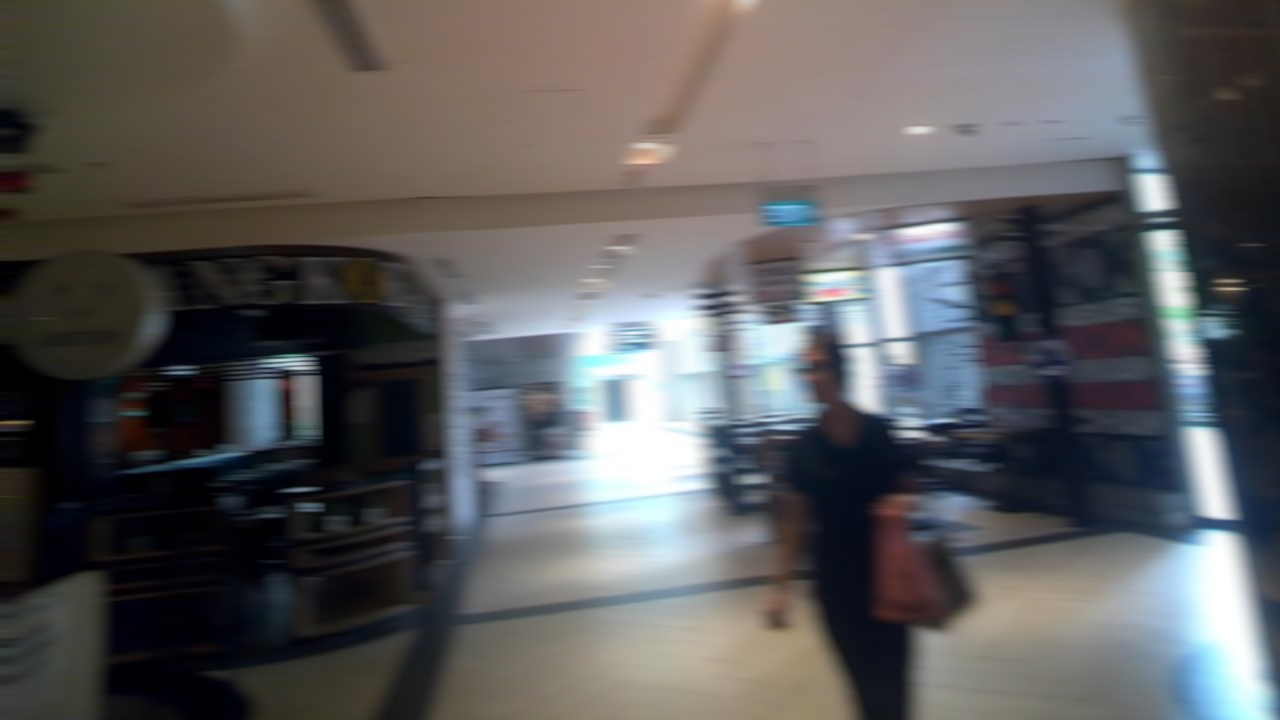
#> input picture datasets/icdar2015/test_images/img_103.jpg, 1280 x 720 px
$ python -i random_motion_blur.py   (imports and definitions only)   (Python 2 division)
#> lines starting #> are read from the running program, lines starting #| are printed output that depends on the picture


import math
import numpy as np
import cv2


# [93 lines left out: functions _srgb_to_linear, _linear_to_srgb, _profile_weights, _one_sided_horizontal_kernel, _apply_motion_blur, not called in this run]

class RandomMotionBlur:
    def __init__(self,
                 p_clean=0, p_mild=0, p_med=0, p_heavy=1,
                 mild=(1,10), med=(1,15), heavy=(16,30),
                 profile="gaussian", gamma_aware=True, antialias=True, seed=None,
                 **kwargs):
        kwargs.pop('class', None)
        kwargs.pop('type', None)

        ps = np.array([p_clean, p_mild, p_med, p_heavy], np.float32)
        self.p_cum = np.cumsum(ps / (ps.sum() + 1e-8))
        self.bins = [None, mild, med, heavy]
        self.profile, self.gamma_aware, self.antialias = profile, gamma_aware, antialias
        self.rng = np.random.RandomState(seed)

        self._kernel_cache = {}

    # [6 lines left out: function _sample_length, not called in this run]

    def __call__(self, data):
        img = data['image']
        r = self.rng.rand()
        idx = int(np.searchsorted(self.p_cum, r, side="right"))
        lo_hi = self.bins[idx]

        if lo_hi is not None:
            L = self._sample_length(lo_hi)
            if L <= 0:
                data['image'] = img.astype(np.float32, copy=False)
                return data
            smear_dir = "left"
            key = (L, smear_dir, self.profile, self.antialias)
            k = self._kernel_cache.get(key)
            if k is None:
                k = _one_sided_horizontal_kernel(L, smear_dir, profile=self.profile, antialias=self.antialias)
                if len(self._kernel_cache) > 64: self._kernel_cache.clear()
                self._kernel_cache[key] = k
            img = _apply_motion_blur(img, k, gamma_aware=self.gamma_aware)

        data['image'] = img.astype(np.float32, copy=False)
        return data

>>> import cv2
>>> picture = cv2.imread('../../datasets/icdar2015/test_images/img_103.jpg', cv2.IMREAD_GRAYSCALE)
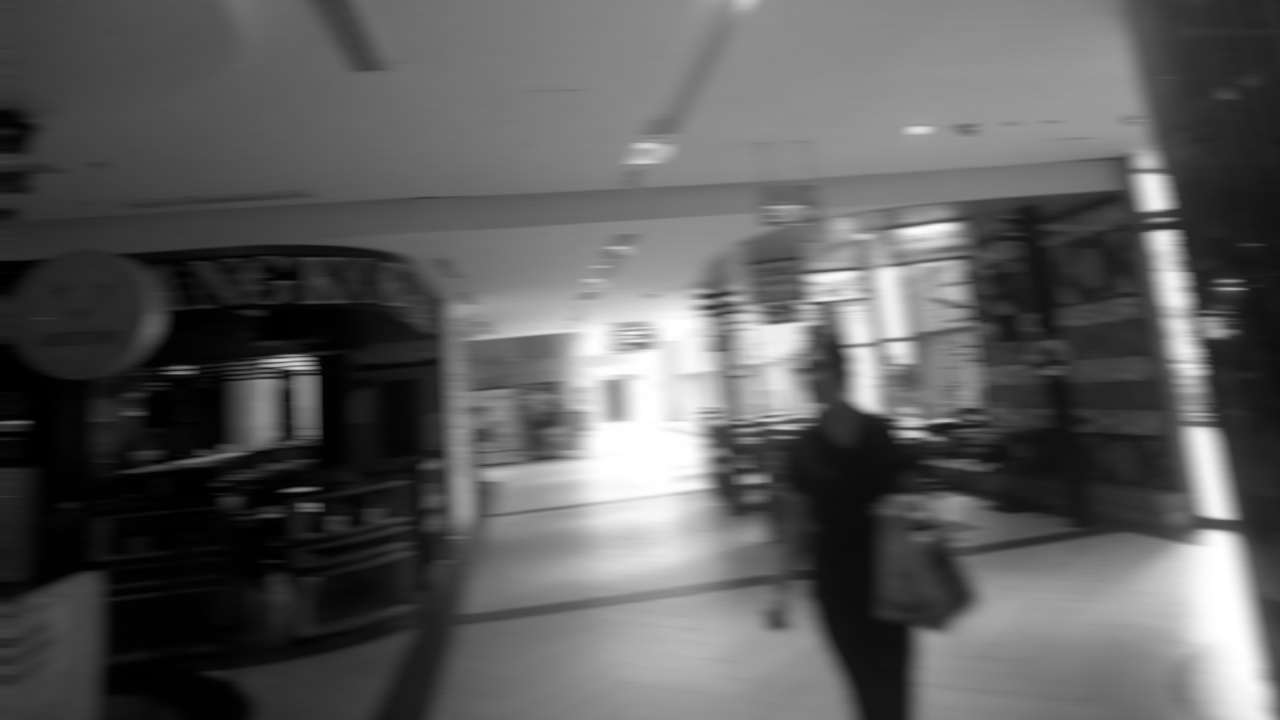
#> picture: shape (720, 1280); min 0, max 255, mean 92.3
>>> result = RandomMotionBlur()(picture)
#> (the run stopped early here; a loop or call above may not have finished)

$ run again, on datasets/icdar2015/test_images/img_109.jpg
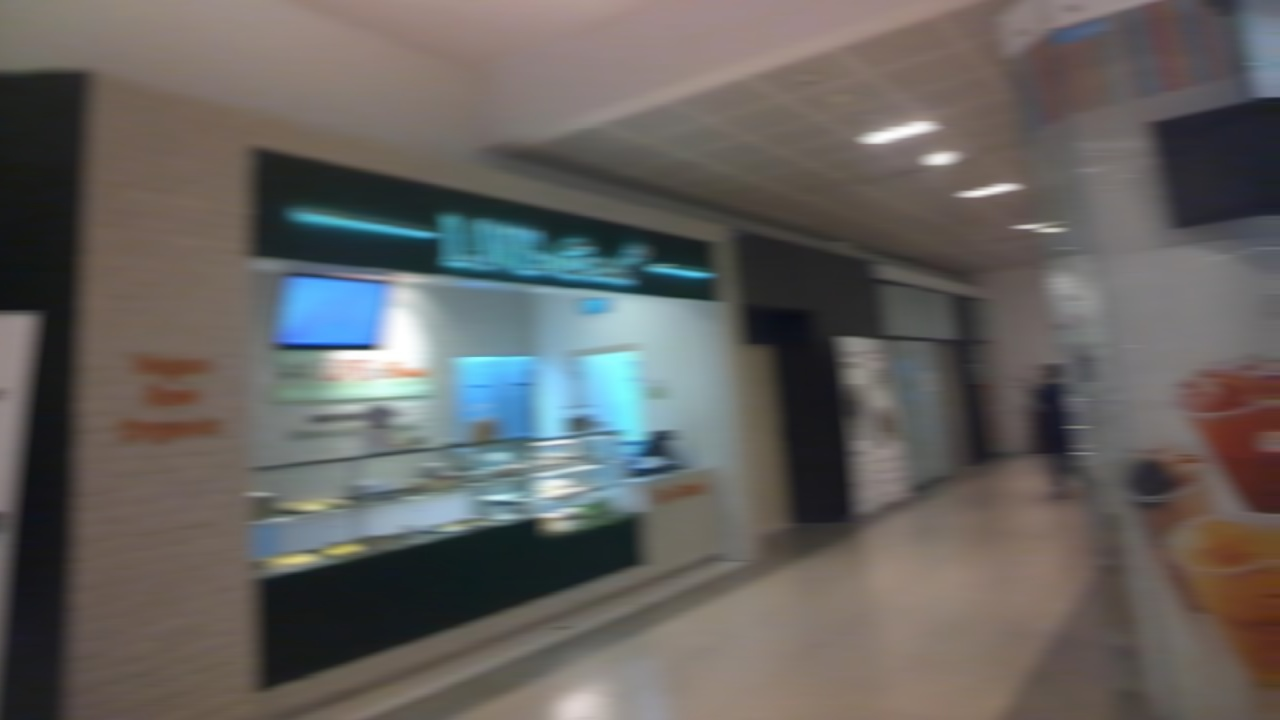
#> input picture datasets/icdar2015/test_images/img_109.jpg, 1280 x 720 px
#> `picture = cv2.imread('../../datasets/icdar2015/test_images/img_103.jpg..`:
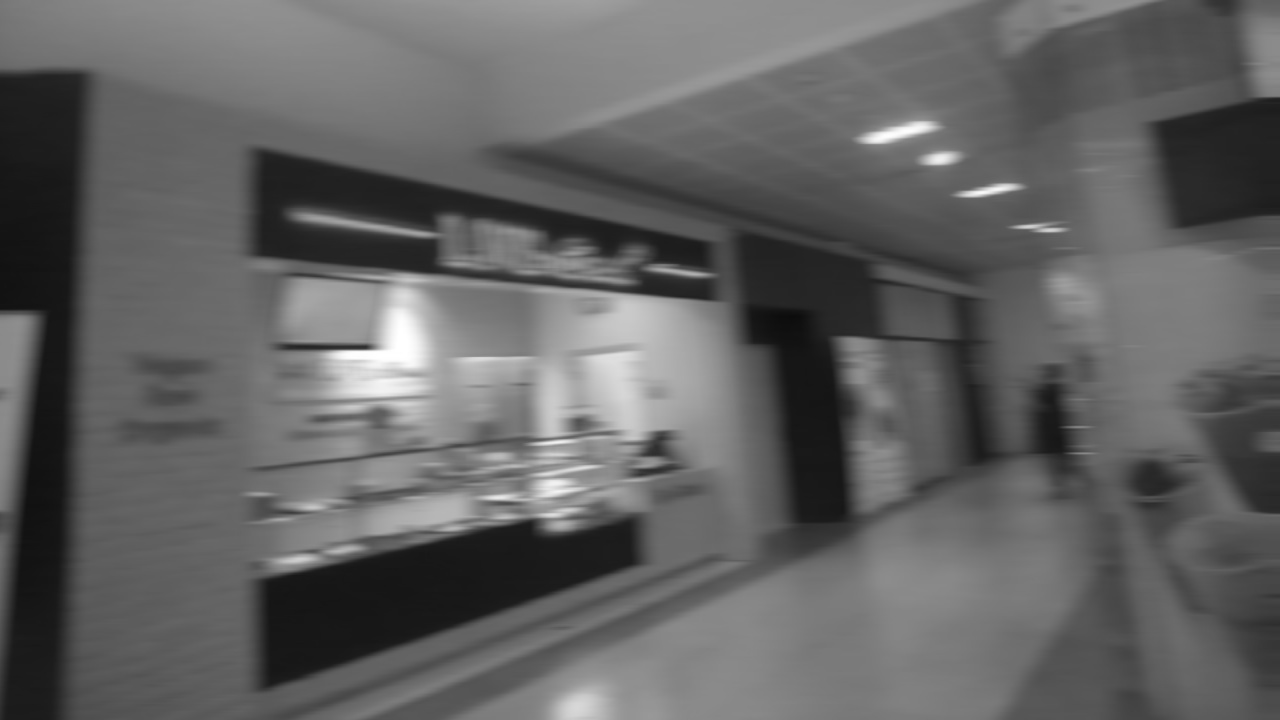
#> picture: shape (720, 1280); min 12, max 255, mean 98.1

$ run again, on datasets/icdar2015/test_images/img_11.jpg
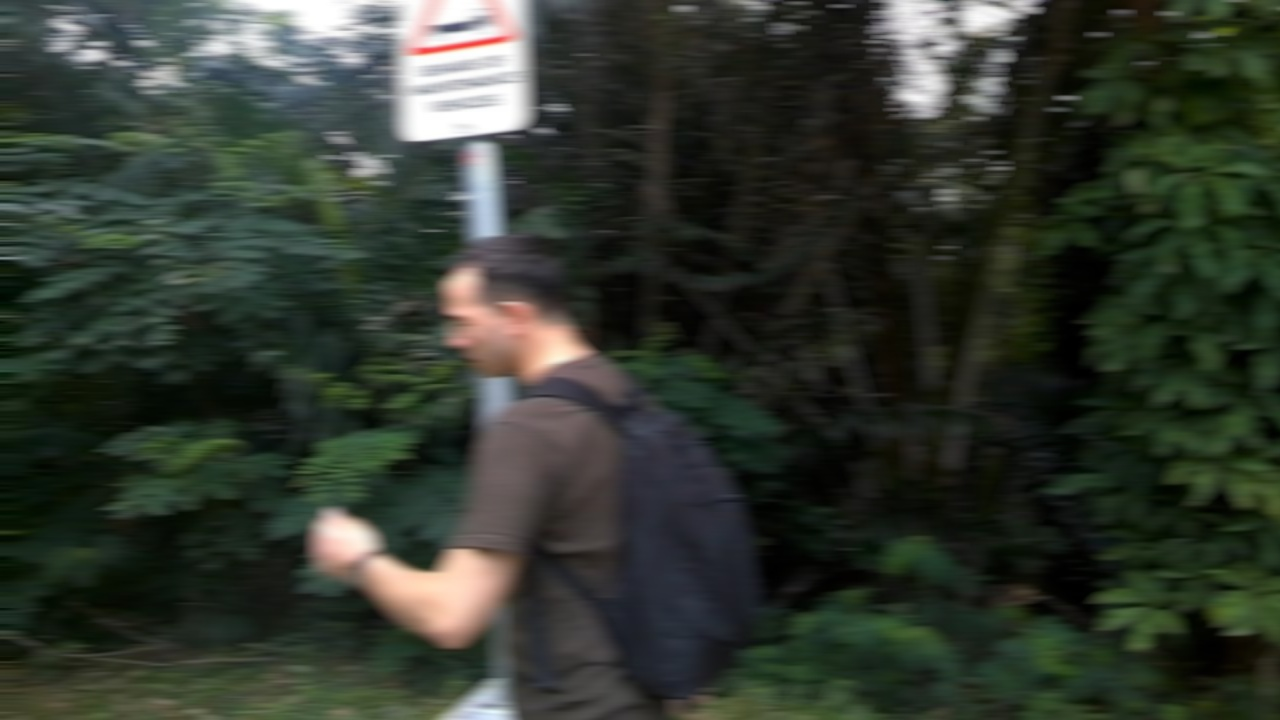
#> input picture datasets/icdar2015/test_images/img_11.jpg, 1280 x 720 px
#> `picture = cv2.imread('../../datasets/icdar2015/test_images/img_103.jpg..`:
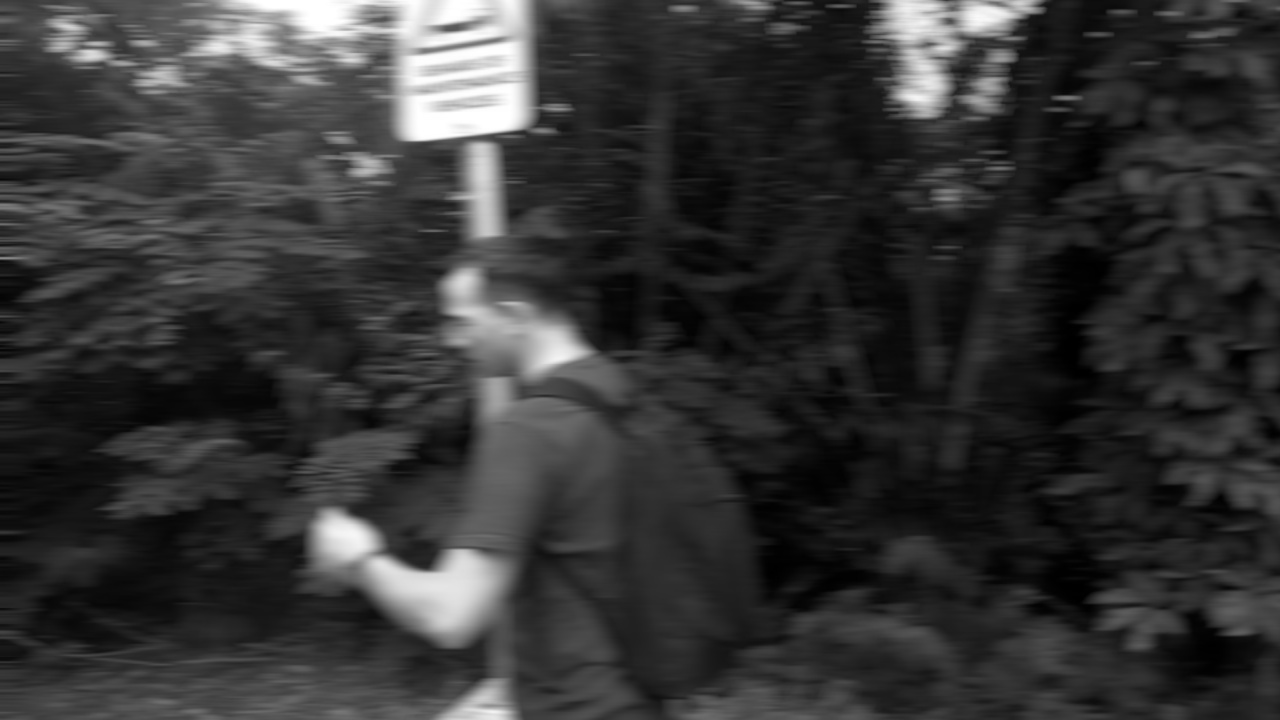
#> picture: shape (720, 1280); min 0, max 255, mean 53

$ run again, on datasets/icdar2015/test_images/img_117.jpg
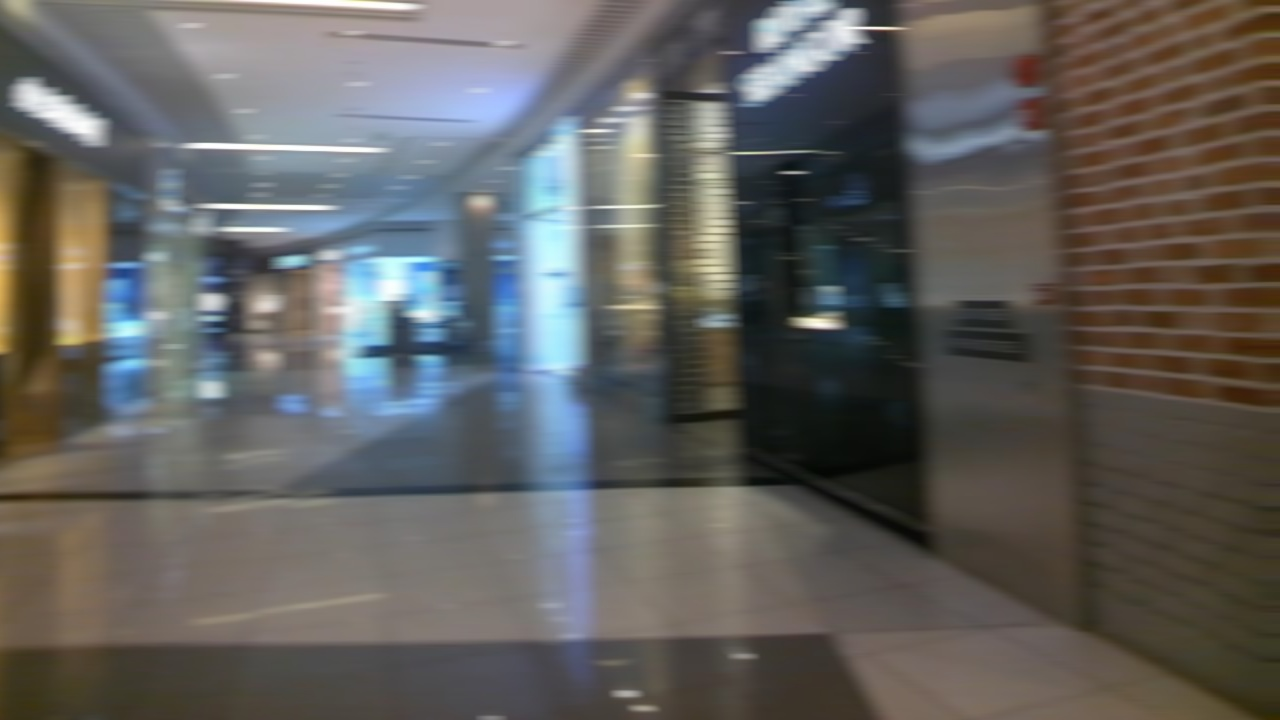
#> input picture datasets/icdar2015/test_images/img_117.jpg, 1280 x 720 px
#> `picture = cv2.imread('../../datasets/icdar2015/test_images/img_103.jpg..`:
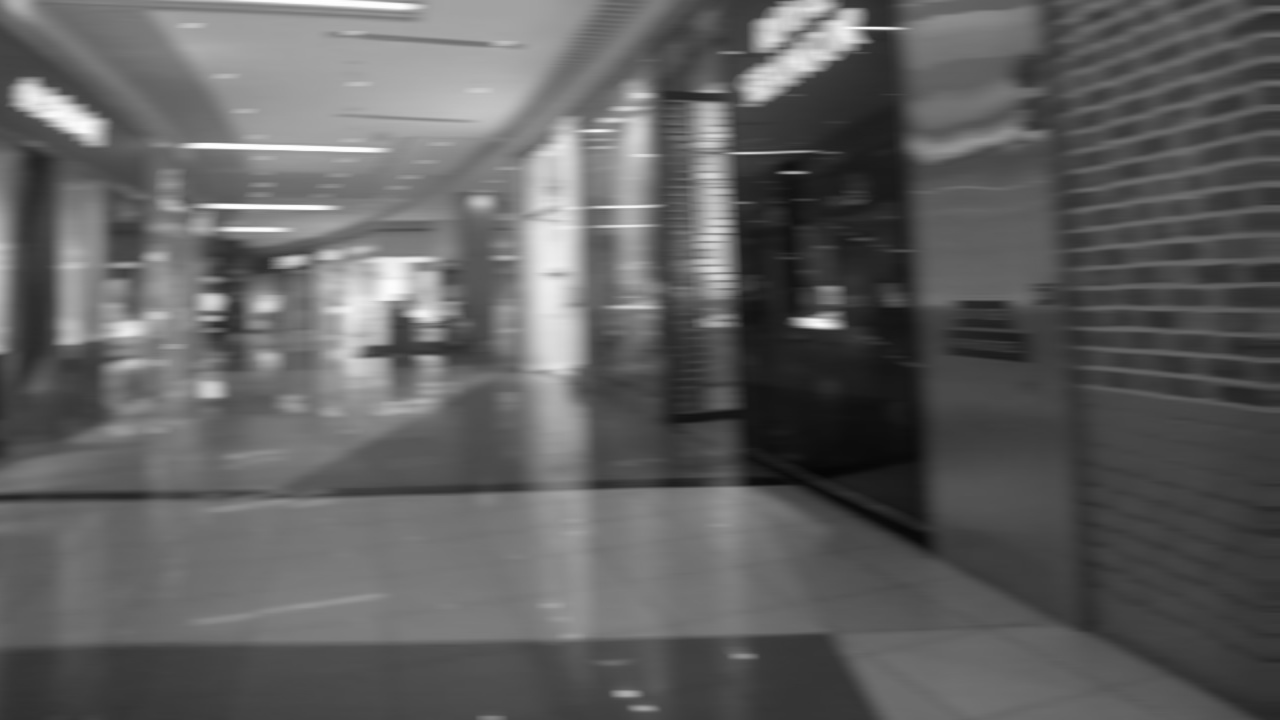
#> picture: shape (720, 1280); min 5, max 255, mean 96.3
